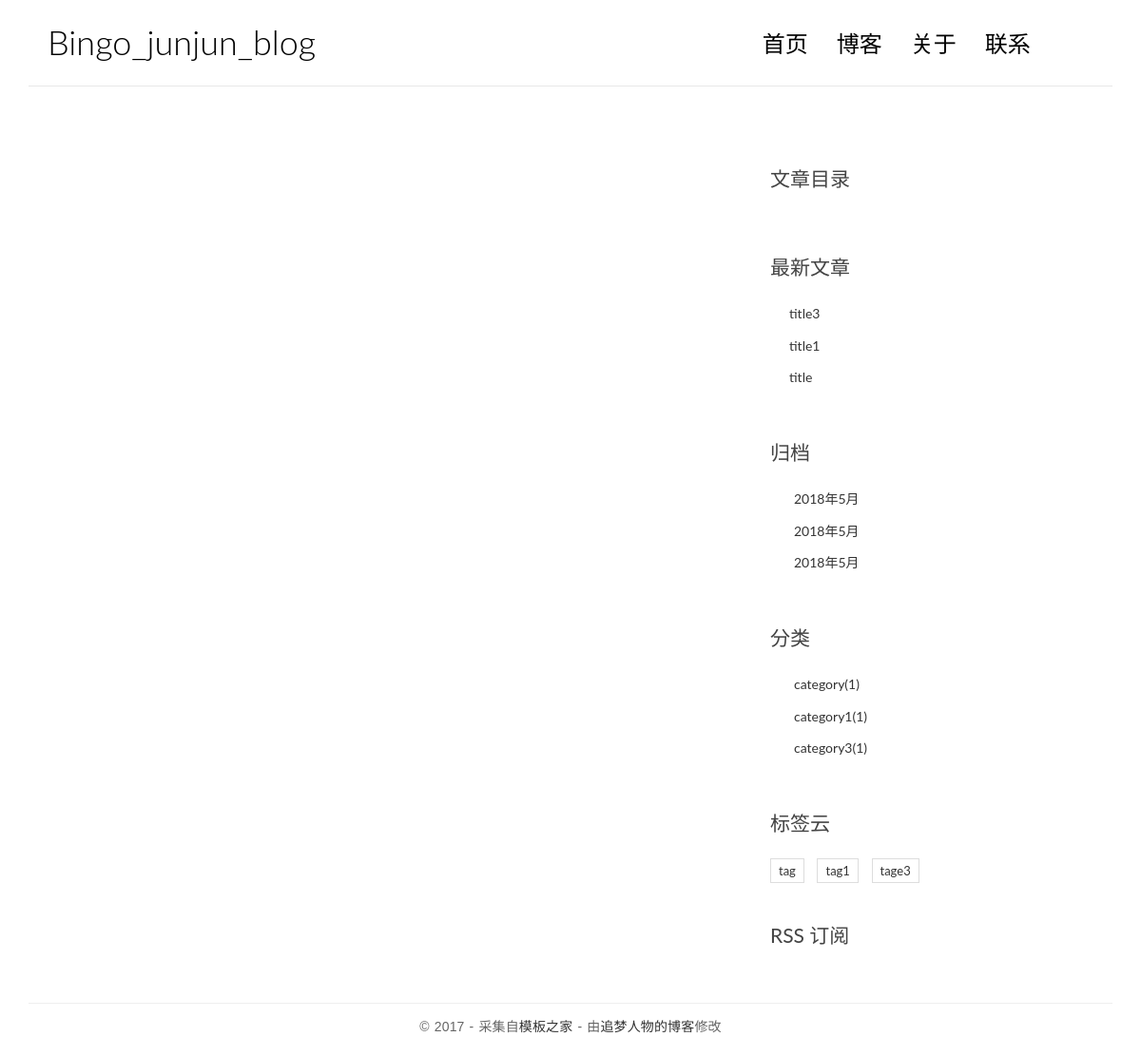
The app's page /post/3/, older data.
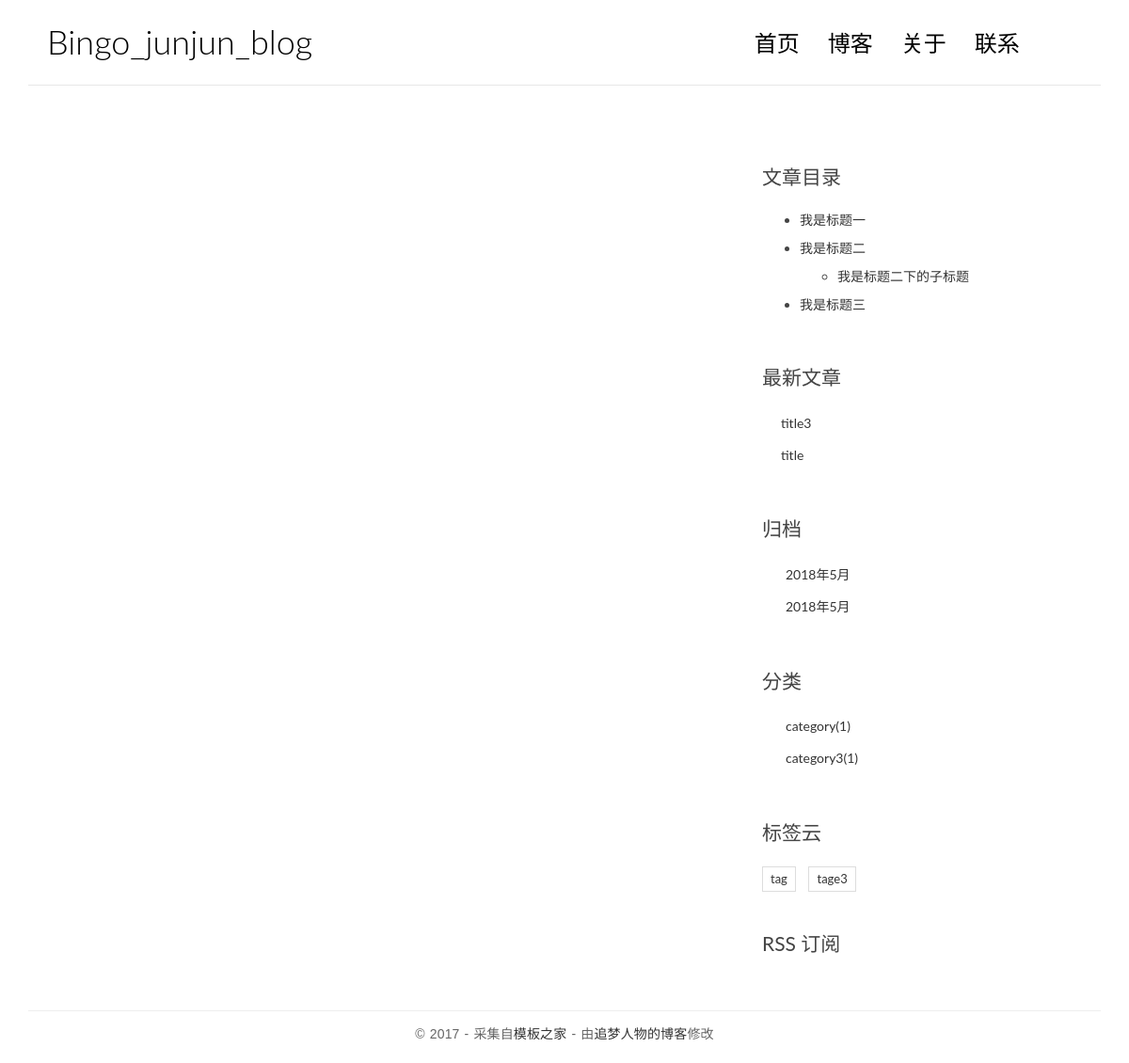
The same page, newer data.
### blog/models.py (models this page shows, shortened)
class Post(models.Model):
    title = models.CharField(max_length=70)
    body = models.TextField()
    create_time = models.DateTimeField()
    modified_time = models.DateTimeField()
    excerpt = models.CharField(max_length=200, blank=True)
    category = models.ForeignKey(Category, on_delete=models.CASCADE,)
    tags = models.ManyToManyField(Tag, blank=True)
    author = models.ForeignKey(User, on_delete=models.CASCADE,)
    views = models.PositiveIntegerField(default=0)
    def get_absolute_url(self):
        return reverse('detail', kwargs={'pk': self.pk})
    def increase_views(self):
        self.views += 1
        self.save(update_fields=['views'])
    def save(self, *args, **kwargs):
        md = markdown.Markdown(extensions=[
             'markdown.extensions.extra',
             'markdown.extensions.codehilite',
                ])
        self.excerpt = strip_tags(md.convert(self.body))[:200]
        super(Post, self).save(*args, **kwargs)
    class Meta:
        ordering = ['-create_time']

class Category(models.Model):
    name = models.CharField(max_length=100)

class Tag(models.Model):
    name = models.CharField(max_length=100)

### blog/views.py (the view)
# urls.py: url(r'^post/(?P<pk>[0-9]+)/$', views.detail, name='detail'),
def detail(request, pk):
    post = get_object_or_404(Post, pk=pk)
    post.increase_views()
    md = markdown.Markdown(
                                  extensions=[
                                     'markdown.extensions.extra',
                                     'markdown.extensions.codehilite',
                                     'markdown.extensions.toc',
                                  ])
    post.body = md.convert(post.body)
    post.toc = md.toc
    form = CommentForm()
    comment_list = post.comment_set.all()
    return render(request, 'blog/detail.html', context={'post':post, 'form':form, 'comment_list':comment_list})

### blog/templatetags/blog_tags.py (called while the page is built)
@register.simple_tag
def get_recent_posts(num=5):
    return Post.objects.all().order_by('-create_time')[:num]

@register.simple_tag
def archives():
    return Post.objects.dates('create_time', 'day',  order='DESC')

@register.simple_tag
def get_category():
    return Category.objects.annotate(num_post=Count('post')).filter(num_post__gt=0)

@register.simple_tag
def get_tag():
    return Tag.objects.annotate(num_post=Count('post')).filter(num_post__gt=0)

### templates/blog/detail.html (shortened to what this page needs)
{% extends "base.html" %}
    {% block toc %}
    <div class="widget widget-content">
        <h3 class="widget-title">文章目录</h3>
        {{ post.toc|safe }}
    </div>
    {% endblock toc %}

### templates/base.html (shortened to what this page needs)
{% load staticfiles %}
{% load blog_tags %}
<!DOCTYPE html>
<html>
<head>
    <link rel="stylesheet" href="{% static 'blog/css/bootstrap.min.css'%}">
    <link rel="stylesheet" href="http://code.ionicframework.com/ionicons/2.0.1/css/ionicons.min.css">
    <link rel="stylesheet" href="{% static 'blog/css/pace.css'%}">
    <link rel="stylesheet" href="{% static 'blog/css/custom.css'%}">
</head>
<body>
<div class="container">
    <header id="site-header">
        <div class="row">
            <div class="col-md-4 col-sm-5 col-xs-8">
                <div class="logo">
                    <h1><a href="{% url 'index' %}">Bingo_junjun_blog</a></h1>
                </div>
            </div>
            <div class="col-md-8 col-sm-7 col-xs-4">
                <nav class="main-nav" role="navigation">
                    <div class="collapse navbar-collapse" id="bs-example-navbar-collapse-1">
                        <ul class="nav navbar-nav navbar-right">
                            <li class="cl-effect-11"><a href="{% url 'index' %}" data-hover="首页">首页</a></li>
                            <li class="cl-effect-11"><a href="full-width.html" data-hover="博客">博客</a></li>
                            <li class="cl-effect-11"><a href="about.html" data-hover="关于">关于</a></li>
                            <li class="cl-effect-11"><a href="contact.html" data-hover="联系">联系</a></li>
                        </ul>
                    </div>
                </nav>
            </div>
        </div>
    </header>
</div>
<div class="content-body">
    <div class="container">
        <div class="row">
            <main class="col-md-8">
	    </main>
            <aside class="col-md-4">
		{% block toc %}
		{% endblock toc%}
                <div class="widget widget-recent-posts">
		{% get_recent_posts as recent_post_list %}
                    <h3 class="widget-title">最新文章</h3>
                    <ul>
			{% for post in recent_post_list %}
                        <li>
                            <a href="{{ post.get_absolute_url }}">{{ post.title }}</a>
                        </li>
			{% empty %}
			暂无文章！
			{% endfor %}
                    </ul>
                </div>
                <div class="widget widget-archives">
		{% archives as date_list %}
                    <h3 class="widget-title">归档</h3>
                    <ul>
			{% for date in date_list %}
                        <li>
                            <a href="{% url 'archives' date.year date.month %}">{{ date.year }}年{{ date.month }}月</a>
                        </li>
			{% empty %}
			暂无归档！
			{% endfor %}
                    </ul>
                </div>
                <div class="widget widget-category">
		{% get_category as category_list%}
                    <h3 class="widget-title">分类</h3>
                    <ul>
			{% for category in category_list %}
                        <li>
                            <a href="{% url 'category' category.pk %}">{{category.name}}<span class="post-count">({{category.num_post}})</span></a>
                        </li>
			{% empty %}
			暂无分类！
			{% endfor %}
                    </ul>
                </div>
                <div class="widget widget-tag-cloud">
                    <h3 class="widget-title">标签云</h3>
			{% get_tag as tag_list %}
                    <ul>
			{% for tag in tag_list %}
                        <li>
                            <a href="{% url 'tag' tag.pk %}">{{tag.name}}</a>
                        </li>
			{% endfor %}
                    </ul>
                </div>
                <div class="rss">
                    <a href=""> RSS 订阅</a>
                </div>
            </aside>
        </div>
    </div>
</div>
<footer id="site-footer">
    <div class="container">
        <div class="row">
            <div class="col-md-12">
                <p class="copyright">&copy 2017 - 采集自<a href="http://www.cssmoban.com/"
                                                        target="_blank" title="模板之家">模板之家</a>
                    - 由<a href="http://zmrenwu.com/" title="网页模板" target="_blank">追梦人物的博客</a>修改
                </p>
            </div>
        </div>
    </div>
</footer>
</body>
</html>

Row changes from the older to the newer data that the page shows:
removed Post: title "title1"
no longer on this page (row unchanged): Category: name "category1", num_post "1"
no longer on this page (row unchanged): Tag: name "tag1"
changed Post "title3": toc (not shown) → "我是标题一 我是标题二 我是标题二下的子标题 我是标题三"
Text that changed along with them:
list line gone: "2018 年 5 月"
